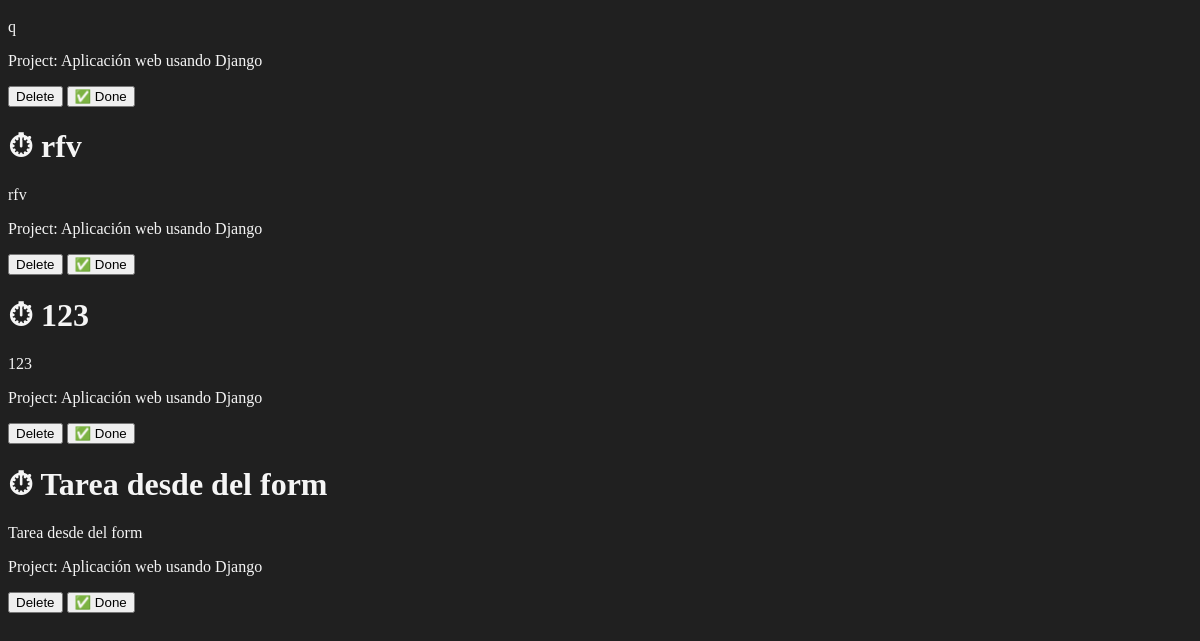
Page /task/ (lower part) on the earlier database version.
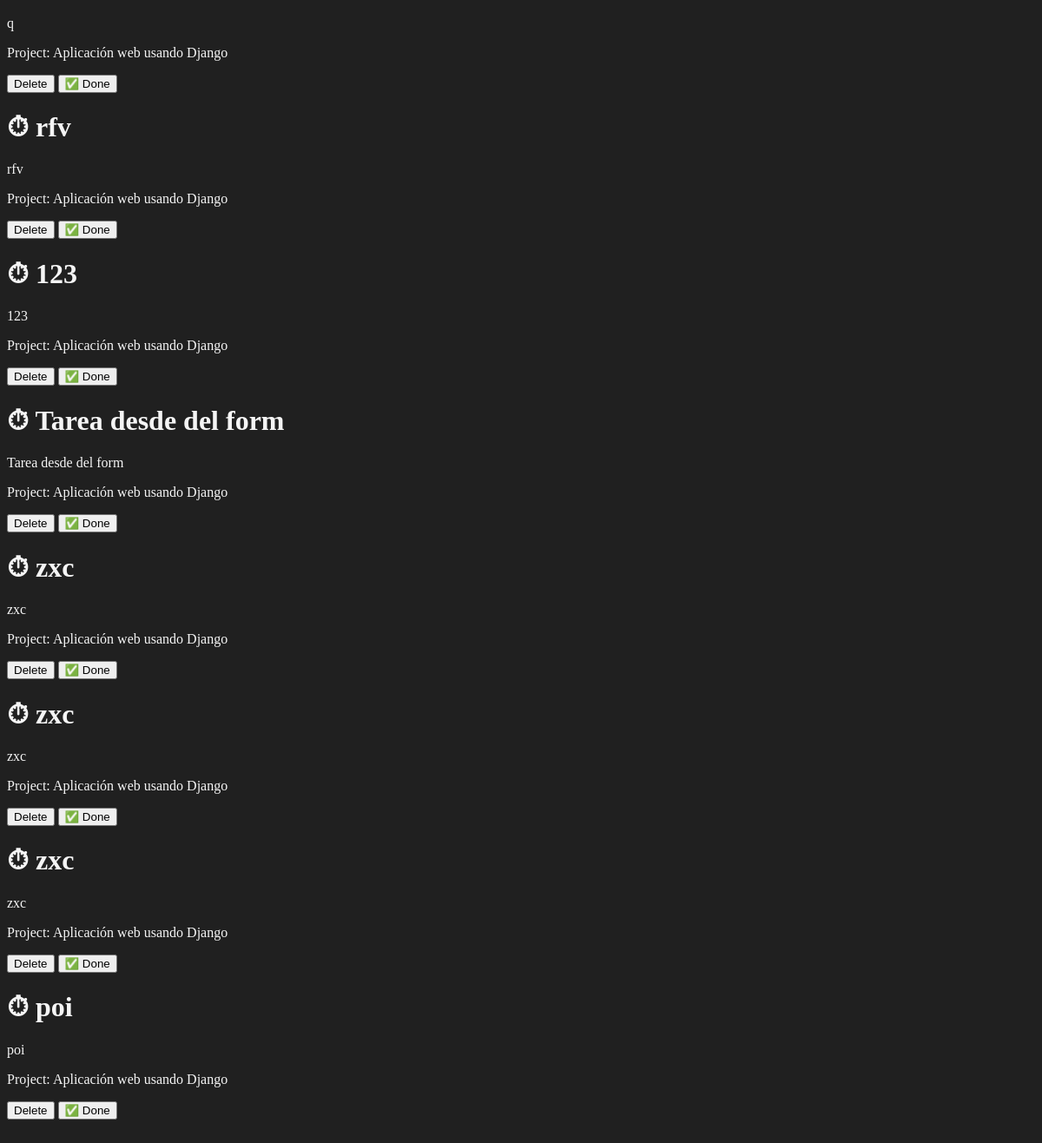
Same page on the later database version.
### myapp/models.py (models this page shows, shortened)
class Task(models.Model):
    title = models.CharField(max_length=200)
    description = models.TextField()
    project = models.ForeignKey(Project, on_delete=models.CASCADE)
    done = models.BooleanField(default=False)

class Project(models.Model):
    name = models.CharField(max_length=200)

### myapp/views.py (the view)
# urls.py: path('task/', views.task,name="task"),
def task(request):
    task = Task.objects.all()
    return render(request,'task/task.html', {
        'task': task
    })

### myapp/templates/task/task.html (shortened to what this page needs)
{% extends 'layouts/base.html' %}
{% block content %}
{% for task in task %}
    <h1> {% if task.done == False %} ⏱ {% else %} ✅ {% endif %} {{ task.title }} </h1>
    <p> {{ task.description}} </p>
    <p>Project:  {{ task.project.name }} </p>
    <button>
        Delete
    </button>
    <button>
        ✅ Done
    </button>
{% endfor %}
{% endblock %}

Differences in the rows shown:
added Task: title "zxc", description "zxc", project.name "Aplicación web usando Django"
added Task: title "zxc", description "zxc", project.name "Aplicación web usando Django"
added Task: title "zxc", description "zxc", project.name "Aplicación web usando Django"
added Task: title "poi", description "poi", project.name "Aplicación web usando Django"
